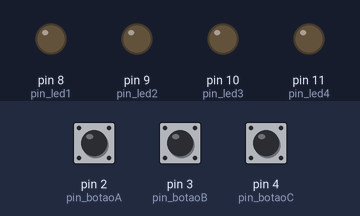
The sketch below on a simulated Arduino Uno, built with avr-gcc and run on an emulated ATmega328P. Shown: output pins drawn as LEDs (lit = HIGH). Inputs (shaded band) come from the test bench; at power-on: pin 2 (pin_botaoA) LOW, pin 3 (pin_botaoB) LOW, pin 4 (pin_botaoC) LOW.

Above: at 1.2 s.
1.3 s: pin 2 (pin_botaoA) pulled HIGH for 0.15 s
At 1.37 s:
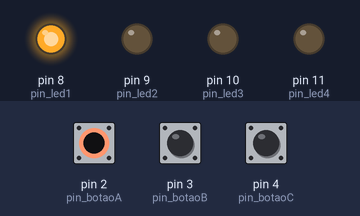
2.9 s: pin 3 (pin_botaoB) pulled HIGH for 0.15 s
At 2.97 s:
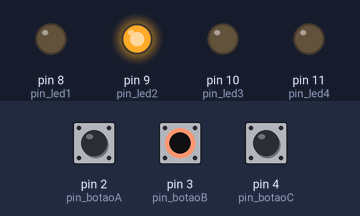
4.5 s: pin 4 (pin_botaoC) pulled HIGH for 0.15 s
At 4.57 s:
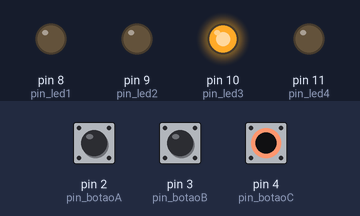
6.1 s: pin 4 (pin_botaoC) pulled HIGH for 3.2 s
At 10.4 s:
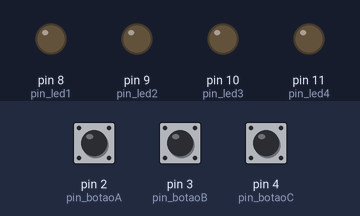
10.8 s: pin 2 (pin_botaoA) pulled HIGH for 3.2 s
At 11.5 s:
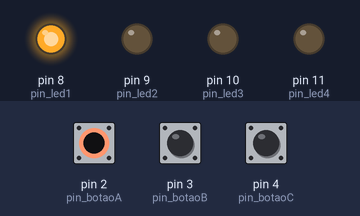
15.5 s: pin 2 (pin_botaoA) driven HIGH and pin 3 (pin_botaoB) driven HIGH
At 16.3 s:
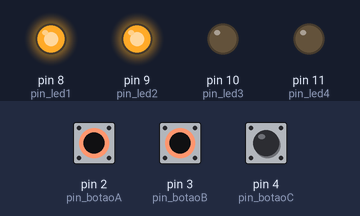
Timing chart, 0 to 18.0 s (numbered marks = the images above; inputs shaded):
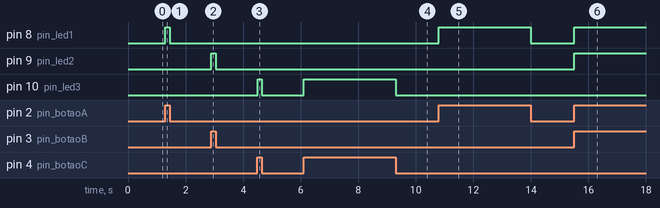

Measured:
- after the input at 1.3 s, pin 8 (pin_led1): LOW → HIGH at once, → LOW 0.15 s later
- after the input at 2.9 s, pin 9 (pin_led2): LOW → HIGH at once, → LOW 0.15 s later
- after the input at 4.5 s, pin 10 (pin_led3): LOW → HIGH at once, → LOW 0.15 s later
- after the input at 6.1 s, pin 10 (pin_led3): LOW → HIGH at once, → LOW 3.2 s later
- after the input at 10.8 s, pin 8 (pin_led1): LOW → HIGH at once, → LOW 3.2 s later
- after the input at 15.5 s, pin 8 (pin_led1), pin 9 (pin_led2): LOW → HIGH at once

The sketch:

exercicio1.ino
```cpp
///Definir os terminais com os nomes
#define pin_led1 8
#define pin_led2 9
#define pin_led3 10
#define pin_led4 11
#define pin_botaoA 2
#define pin_botaoB 3
#define pin_botaoC 4

void setup() {
  //define os leds como uma saída
  pinMode(pin_led1, OUTPUT);
  pinMode(pin_led2, OUTPUT);
  pinMode(pin_led3, OUTPUT);
  pinMode(pin_led4, OUTPUT);

 //define os botões como uma entrada
  pinMode(pin_botaoA, INPUT);
  pinMode(pin_botaoB, INPUT);
  pinMode(pin_botaoC, INPUT);


}

void loop() {
  //verificamos se os estados dos botões são 1 ou 0
  bool estadoA = digitalRead(pin_botaoA); //pin_botaoA esta com o nome de "estadoA"
  bool estadoB = digitalRead(pin_botaoB); //pin_botaoB esta com o nome de "estadoB"
  bool estadoC = digitalRead(pin_botaoC); //pin_botaoC esta com o nome de "estadoC"

  //se o estadoA (pin_botãoA) for precionado ele acendera o led1 caso ele solte o led1 sera apagado
  if (estadoA == 1) {
    digitalWrite(pin_led1, 1);
  } else {
    digitalWrite(pin_led1, 0);
  }

  //se o estadoB (pin_botãoB) for precionado ele acendera o led2 caso ele solte o led2 sera apagado
  if (estadoB == 1) {
    digitalWrite(pin_led2, 1);
  } else {
    digitalWrite(pin_led2, 0);
  }

  //se o estadoC (pin_botãoC) for precionado ele acendera o led3 caso ele solte o led3 sera apagado
  if (estadoC == 1) {
    digitalWrite(pin_led3, 1);
  } else {
    digitalWrite(pin_led3, 0);
  }

}
```
